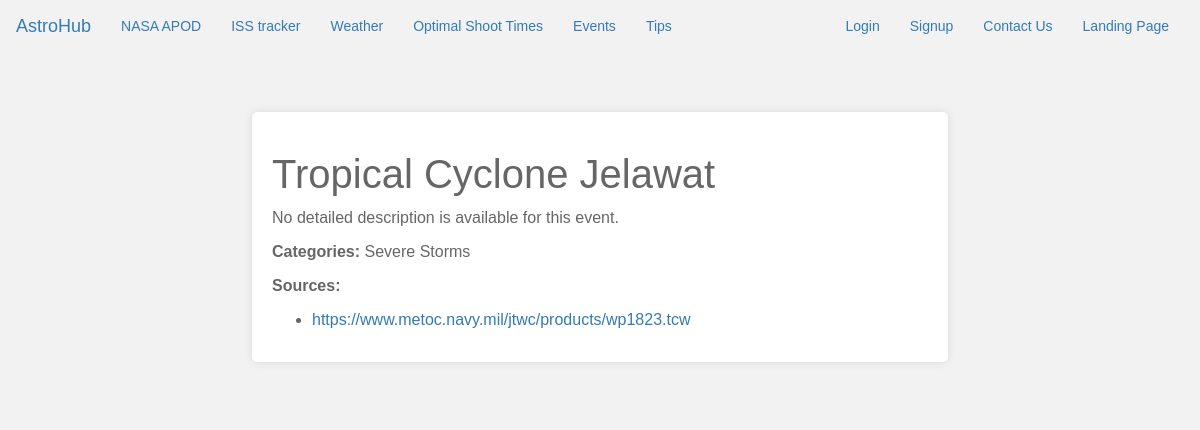
The page /event/51/ on the database its author committed.
### events/models.py (models this page shows, shortened)
class NASAEvent(models.Model):
    event_id = models.CharField(max_length=50)
    title = models.CharField(max_length=255)
    description = models.TextField(blank=True, null=True)
    link = models.URLField()
    categories = models.CharField(max_length=100)
    sources = models.CharField(max_length=100)

### events/views.py (the view)
# urls.py: path('event/<int:event_id>/', views.event_detail, name='event_detail'),
def event_detail(request, event_id):
    event = get_object_or_404(NASAEvent, pk=event_id)
    sources = event.sources.split(', ') if event.sources else []
    return render(request, 'events/event_detail.html', {'event': event, 'sources': sources})

### events/templates/events/event_detail.html
{% extends "base.html" %}
{% load static %}
{% block extracss %}
    <link rel="stylesheet" href="{% static 'css/event_info.css' %}">
{% endblock %}
{% block content %}
    <div class="container">
        <div class="event-detail">
            <h1 class="event-title">{{ event.title }}</h2>
            {% if event.description %}
                <p class="event-description"><b>Description:</b> {{ event.description }}</p>
            {% else %}
                <p>No detailed description is available for this event.</p>
            {% endif %}
            <p class="event-categories"><b>Categories:</b> {{ event.categories }}</p>
            {% if sources %}
                <p><b>Sources:</b></p>
                <ul>
                    {% for source in sources %}
                        <li><a href="{{ source }}">{{ source }}</a></li>
                    {% endfor %}
                </ul>
            {% endif %}
        </div>
    </div>
{% endblock %}

### events/static/css/event_info.css (style rules this page uses)
body { font-family: Arial, sans-serif; margin: 0; padding: 0; background-color: #f2f2f2; }
.container { width: 80%; margin: 0 auto; padding: 20px; }
.event-detail { background-color: #fff; border-radius: 5px; padding: 20px; box-shadow: 0 0 10px rgba(0, 0, 0, 0.1); color: #666; font-size: 16px; line-height: 1.5; }
.event-title { font-size: 250% }

### rows shown on the page
NASAEvent: title "Tropical Cyclone Jelawat", categories "Severe Storms", sources "https://www.metoc.navy.mil/jtwc/products/wp1823.tcw"
